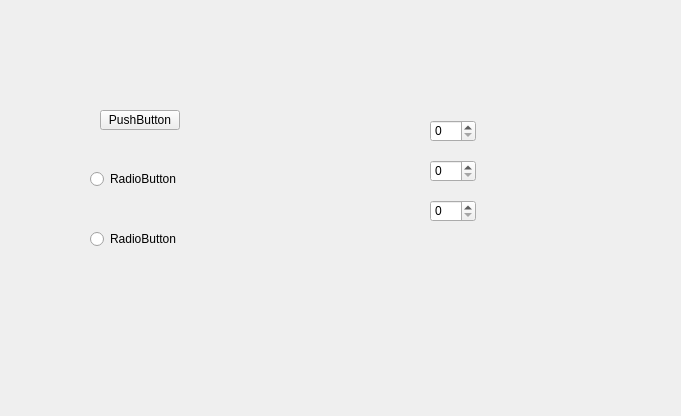
<?xml version="1.0" encoding="UTF-8"?>
<ui version="4.0">
 <class>HomeTab</class>
 <widget class="QWidget" name="HomeTab">
  <property name="geometry">
   <rect>
    <x>0</x>
    <y>0</y>
    <width>681</width>
    <height>416</height>
   </rect>
  </property>
  <property name="windowTitle">
   <string>Form</string>
  </property>
  <widget class="QPushButton" name="pushButton">
   <property name="geometry">
    <rect>
     <x>100</x>
     <y>110</y>
     <width>80</width>
     <height>20</height>
    </rect>
   </property>
   <property name="text">
    <string>PushButton</string>
   </property>
  </widget>
  <widget class="QRadioButton" name="radioButton">
   <property name="geometry">
    <rect>
     <x>90</x>
     <y>170</y>
     <width>91</width>
     <height>18</height>
    </rect>
   </property>
   <property name="text">
    <string>RadioButton</string>
   </property>
  </widget>
  <widget class="QRadioButton" name="radioButton_2">
   <property name="geometry">
    <rect>
     <x>90</x>
     <y>230</y>
     <width>91</width>
     <height>18</height>
    </rect>
   </property>
   <property name="text">
    <string>RadioButton</string>
   </property>
  </widget>
  <widget class="QSpinBox" name="spinBox">
   <property name="geometry">
    <rect>
     <x>430</x>
     <y>120</y>
     <width>46</width>
     <height>22</height>
    </rect>
   </property>
  </widget>
  <widget class="QSpinBox" name="spinBox_2">
   <property name="geometry">
    <rect>
     <x>430</x>
     <y>160</y>
     <width>46</width>
     <height>22</height>
    </rect>
   </property>
  </widget>
  <widget class="QSpinBox" name="spinBox_3">
   <property name="geometry">
    <rect>
     <x>430</x>
     <y>200</y>
     <width>46</width>
     <height>22</height>
    </rect>
   </property>
  </widget>
 </widget>
 <resources/>
 <connections/>
</ui>
